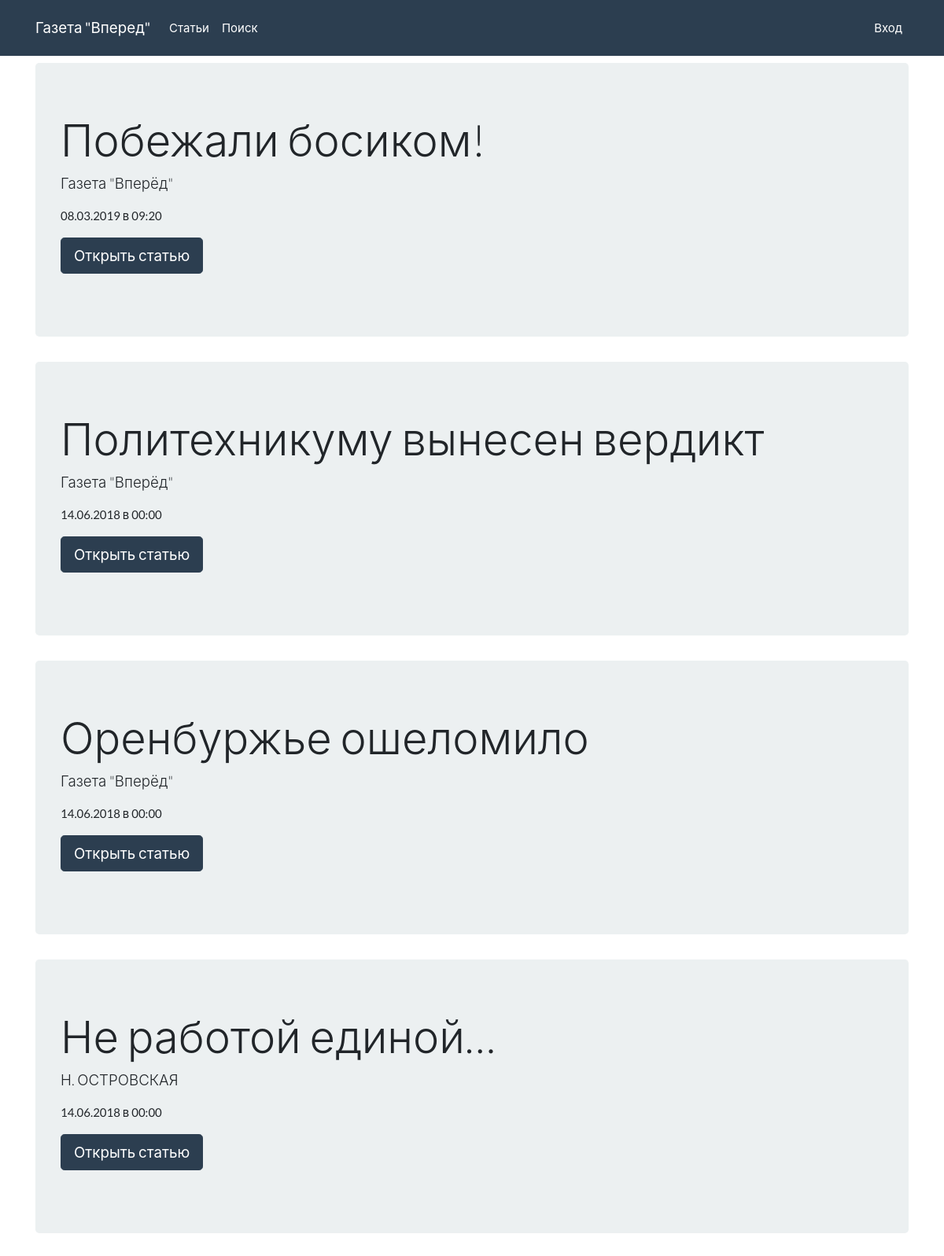
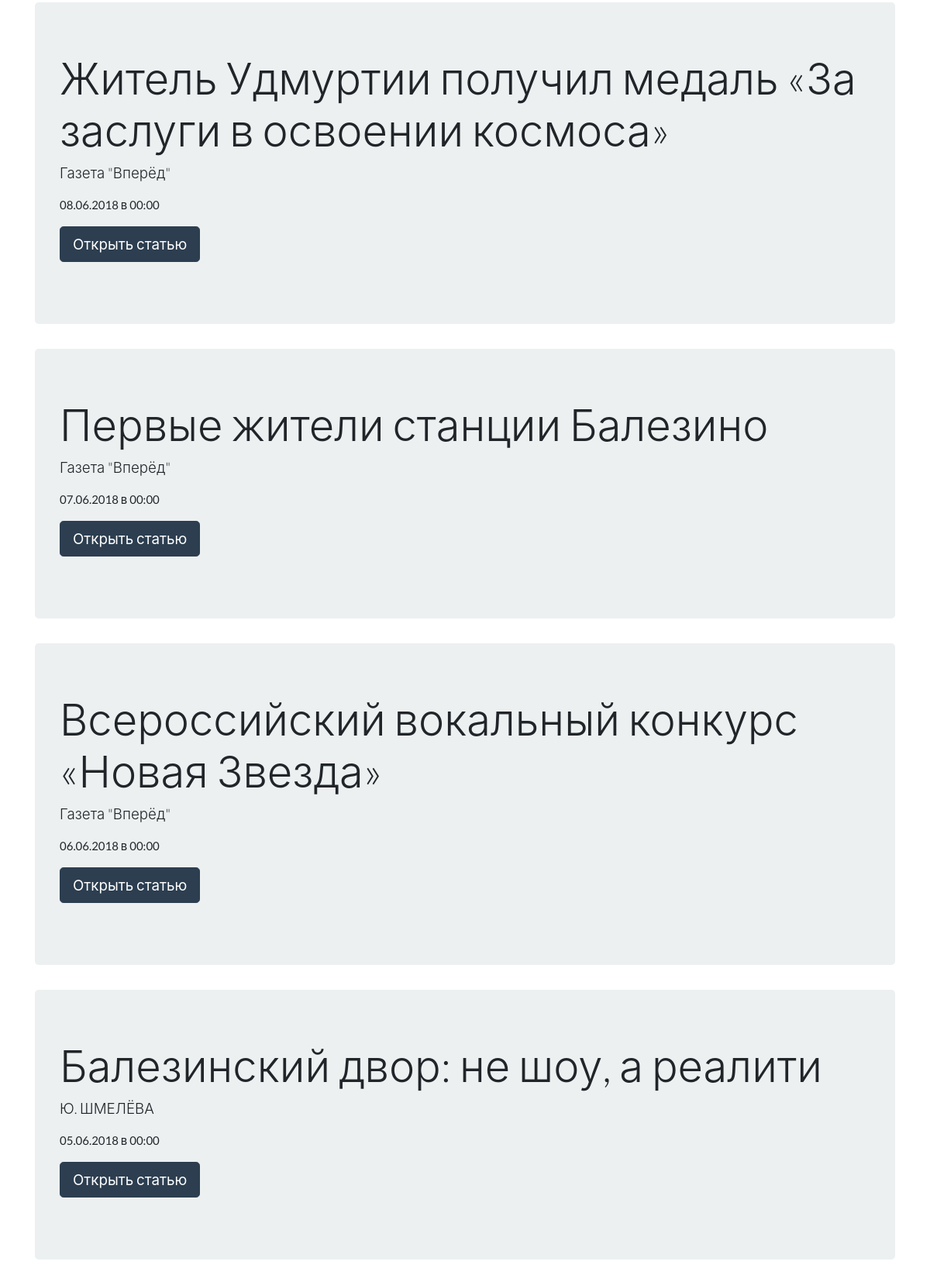
The page / (upper part) on the database its author committed (2 pictures, top to bottom).
### tables this page shows
CREATE TABLE "posts" (
	`ID`	INTEGER PRIMARY KEY AUTOINCREMENT,
	`Name`	TEXT NOT NULL,
	`Author`	INTEGER,
	`Date`	INTEGER DEFAULT 0,
	`Content`	TEXT,
	FOREIGN KEY(`Author`) REFERENCES `authors`(`ID`)
);

### includes/sqlite.php (called while the page is built, shortened)
<?php
class DB
{
    private $db;
    public function __construct($dbfile = ':memory:')
    {
        $this->db = new SQLite3($dbfile);
        $this->db->createFunction('lower', 'lower');
    }
    public function query(string $query)
    {
        $result = $this->db->query($query);
        $array = array();
        while ($row = $result->fetchArray()) {
            $array[] = $row;
        }
        return $array;
    }
    public function select($table, $fields = '*', string $where = '1', $order = array(), int $limit = -1, int $offset = 0)
    {
        $_order = '';
        $countOrder = count($order);
        if ($countOrder > 0) {
            if ($countOrder == 1) {
                $_order .= '`' . $order[0] . '`';
            } else {
                $_order .= '`' . $order[0] . '` ' . $order[1];
            }
            $order = 'ORDER BY ' . $_order;
        } else {
            $order = '';
        }
        if ($limit >= 0) {
            $limit = 'LIMIT ' . $offset . ', ' . $limit;
        } else {
            $limit = '';
        }
        if (!is_array($table)) $table = array($table);
        $tables = '';
        $countTables = count($table);
        for($i = 0; $i < $countTables; $i++) {
            $tables .= '`' . $table[$i] . '`';;
        }
        $query = "SELECT $fields FROM $tables WHERE $where $order $limit;";
        $result = $this->query($query);
        return $result;
    }
}

### index.php (the view, shortened to what this page needs)
<?php
include "includes/header.php";
$db = new DB('archive.db');
$posts = $db->select('posts', '*', '1', ['date', 'DESC']);
$_authors = $db->select('authors');
$authors = array();
foreach ($_authors as $author) {
    $authors[$author['ID']] = $author['Name'];
}
?>
    <main class="container">
        <?php foreach ($posts as $post): ?>
            <div class="jumbotron">
                <h1 class="display-4"><?= $post['Name']; ?></h1>
                <p class="lead"><?= $authors[$post['Author']]; ?></p>
                <p><?= date('d.m.Y в H:i', $post['Date']); ?></p>
                <p class="lead">
                    <a class="btn btn-primary btn-lg" href="/post.php?id=<?= $post['ID']; ?>" role="button">Открыть статью</a>
                </p>
            </div>
        <?php endforeach; ?>
    </main>
<?php
include "includes/footer.php";

### style.css (style rules this page uses)
body { padding-top: 80px; }

### rows shown on the page
posts: Name "Побежали босиком!", Author "Газета \"Вперёд\"", Date "08.03.2019 в 09:20"
posts: Name "Политехникуму вынесен вердикт", Author "Газета \"Вперёд\"", Date "14.06.2018 в 00:00"
posts: Name "Оренбуржье ошеломило", Author "Газета \"Вперёд\"", Date "14.06.2018 в 00:00"
posts: Name "Не работой единой…", Author "Н. ОСТРОВСКАЯ", Date "14.06.2018 в 00:00"
posts: Name "Житель Удмуртии получил медаль «За заслуги в освоении космоса»", Author "Газета \"Вперёд\"", Date "08.06.2018 в 00:00"
posts: Name "Первые жители станции Балезино", Author "Газета \"Вперёд\"", Date "07.06.2018 в 00:00"
posts: Name "Всероссийский вокальный конкурс «Новая Звезда»", Author "Газета \"Вперёд\"", Date "06.06.2018 в 00:00"
posts: Name "Балезинский двор: не шоу, а реалити", Author "Ю. ШМЕЛЁВА", Date "05.06.2018 в 00:00"
